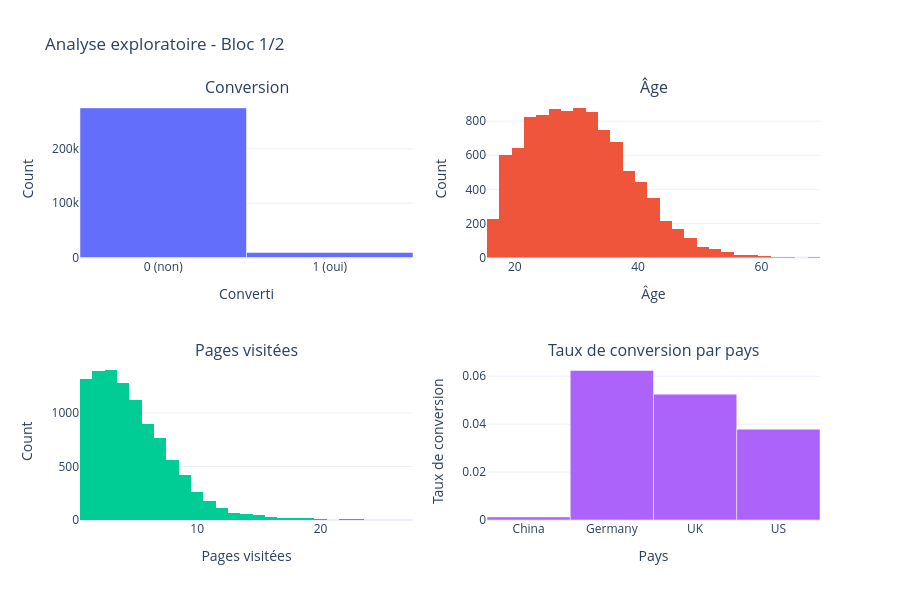
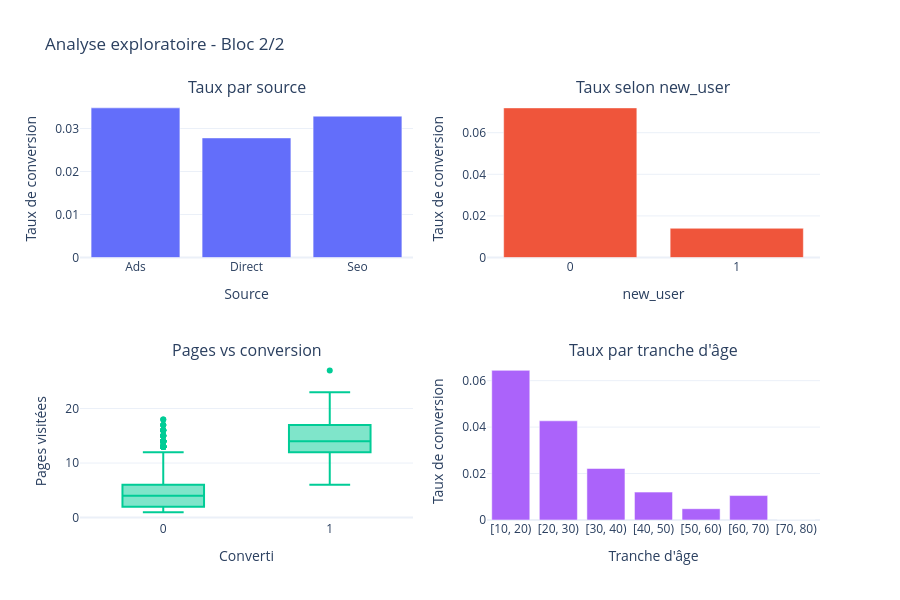

Notebook code cell kept with these figures, in order:
### Markdown cell above
# Aperçu des données

- `country` : pays de l'utilisateur (catégoriel)
- `age` : âge (numérique)
- `new_user` : 1 = nouveau visiteur, 0 = déjà vu
- `source` : origine du trafic (Ads, Direct, Seo)
- `total_pages_visited` : nombre de pages consultées
- `converted` : **cible** (1 = inscription à la newsletter, 0 = non)

### Code cell
def taux_par(col):
    """Taux de conversion moyen par modalité."""
    t = data.groupby(col, observed=True)['converted'].mean()
    return t.index.astype(str), t.values

data_sample = data.sample(10000, random_state=42)
tranches = pd.cut(data['age'], bins=range(10, 81, 10), right=False)

# ---- Bloc 1 : conversion, âge, pages, pays ----
fig1 = make_subplots(rows=2, cols=2, subplot_titles=(
    'Conversion', 'Âge', 'Pages visitées', 'Taux de conversion par pays'))

cc = data['converted'].value_counts().sort_index()
fig1.add_trace(go.Bar(x=['0 (non)', '1 (oui)'], y=cc.values), row=1, col=1)
fig1.add_trace(go.Histogram(x=data_sample['age'], nbinsx=50), row=1, col=2)
fig1.add_trace(go.Histogram(x=data_sample['total_pages_visited'], nbinsx=50), row=2, col=1)
x, y = taux_par('country')
fig1.add_trace(go.Bar(x=x, y=y), row=2, col=2)

fig1.update_layout(height=600, width=900, showlegend=False,
                   title_text="Analyse exploratoire - Bloc 1/2")
fig1.update_xaxes(title_text='Converti', row=1, col=1)
fig1.update_xaxes(title_text='Âge', row=1, col=2)
fig1.update_xaxes(title_text='Pages visitées', row=2, col=1)
fig1.update_xaxes(title_text='Pays', row=2, col=2)
fig1.update_yaxes(title_text='Count', row=1, col=1)
fig1.update_yaxes(title_text='Count', row=1, col=2)
fig1.update_yaxes(title_text='Count', row=2, col=1)
fig1.update_yaxes(title_text='Taux de conversion', row=2, col=2)
fig1.show()

# ---- Bloc 2 : source, nouveau visiteur, pages vs conversion, âge ----
fig2 = make_subplots(rows=2, cols=2, subplot_titles=(
    'Taux par source', 'Taux selon new_user', 'Pages vs conversion', 'Taux par tranche d\'âge'))

x, y = taux_par('source')
fig2.add_trace(go.Bar(x=x, y=y), row=1, col=1)
x, y = taux_par('new_user')
fig2.add_trace(go.Bar(x=x, y=y), row=1, col=2)
fig2.add_trace(go.Box(x=data_sample['converted'].astype(str),
                      y=data_sample['total_pages_visited']), row=2, col=1)
t_age = data.groupby(tranches, observed=True)['converted'].mean()
fig2.add_trace(go.Bar(x=t_age.index.astype(str), y=t_age.values), row=2, col=2)

fig2.update_layout(height=600, width=900, showlegend=False,
                   title_text="Analyse exploratoire - Bloc 2/2")
fig2.update_xaxes(title_text='Source', row=1, col=1)
fig2.update_xaxes(title_text='new_user', row=1, col=2)
fig2.update_xaxes(title_text='Converti', row=2, col=1)
fig2.update_xaxes(title_text='Tranche d\'âge', row=2, col=2)
fig2.update_yaxes(title_text='Taux de conversion', row=1, col=1)
fig2.update_yaxes(title_text='Taux de conversion', row=1, col=2)
fig2.update_yaxes(title_text='Pages visitées', row=2, col=1)
fig2.update_yaxes(title_text='Taux de conversion', row=2, col=2)
fig2.show()

### Figure 1 — Plotly figure (JSON) as saved in the notebook; plotly's stock layout.template omitted (floating-point values rounded to 4 significant figures; data arrays with more than 128 entries replaced by an {"elided": "..."} marker saying what was removed)
{"data": [{"type": "bar", "x": ["0 (non)", "1 (oui)"], "xaxis": "x", "y": [275400, 9180], "yaxis": "y"}, {"nbinsx": 50, "type": "histogram", "x": {"elided": "10000 int values"}, "xaxis": "x2", "yaxis": "y2"}, {"nbinsx": 50, "type": "histogram", "x": {"elided": "10000 int values"}, "xaxis": "x3", "yaxis": "y3"}, {"type": "bar", "x": ["China", "Germany", "UK", "US"], "xaxis": "x4", "y": [0.001288, 0.06243, 0.0525, 0.03791], "yaxis": "y4"}], "layout": {"annotations": [{"font": {"size": 16}, "showarrow": false, "text": "Conversion", "x": 0.225, "xanchor": "center", "xref": "paper", "y": 1, "yanchor": "bottom", "yref": "paper"}, {"font": {"size": 16}, "showarrow": false, "text": "Âge", "x": 0.775, "xanchor": "center", "xref": "paper", "y": 1, "yanchor": "bottom", "yref": "paper"}, {"font": {"size": 16}, "showarrow": false, "text": "Pages visitées", "x": 0.225, "xanchor": "center", "xref": "paper", "y": 0.375, "yanchor": "bottom", "yref": "paper"}, {"font": {"size": 16}, "showarrow": false, "text": "Taux de conversion par pays", "x": 0.775, "xanchor": "center", "xref": "paper", "y": 0.375, "yanchor": "bottom", "yref": "paper"}], "height": 600, "showlegend": false, "title": {"text": "Analyse exploratoire - Bloc 1/2"}, "width": 900, "xaxis": {"anchor": "y", "domain": [0, 0.45], "title": {"text": "Converti"}}, "xaxis2": {"anchor": "y2", "domain": [0.55, 1], "title": {"text": "Âge"}}, "xaxis3": {"anchor": "y3", "domain": [0, 0.45], "title": {"text": "Pages visitées"}}, "xaxis4": {"anchor": "y4", "domain": [0.55, 1], "title": {"text": "Pays"}}, "yaxis": {"anchor": "x", "domain": [0.625, 1], "title": {"text": "Count"}}, "yaxis2": {"anchor": "x2", "domain": [0.625, 1], "title": {"text": "Count"}}, "yaxis3": {"anchor": "x3", "domain": [0, 0.375], "title": {"text": "Count"}}, "yaxis4": {"anchor": "x4", "domain": [0, 0.375], "title": {"text": "Taux de conversion"}}}}

### Figure 2 — Plotly figure (JSON) as saved in the notebook; plotly's stock layout.template omitted (floating-point values rounded to 4 significant figures; data arrays with more than 128 entries replaced by an {"elided": "..."} marker saying what was removed)
{"data": [{"type": "bar", "x": ["Ads", "Direct", "Seo"], "xaxis": "x", "y": [0.0348, 0.02781, 0.03287], "yaxis": "y"}, {"type": "bar", "x": ["0", "1"], "xaxis": "x2", "y": [0.07193, 0.01405], "yaxis": "y2"}, {"type": "box", "x": {"elided": "10000 str values"}, "xaxis": "x3", "y": {"elided": "10000 int values"}, "yaxis": "y3"}, {"type": "bar", "x": ["[10, 20)", "[20, 30)", "[30, 40)", "[40, 50)", "[50, 60)", "[60, 70)", "[70, 80)"], "xaxis": "x4", "y": [0.06443, 0.04271, 0.02218, 0.01201, 0.00486, 0.01053, 0.0], "yaxis": "y4"}], "layout": {"annotations": [{"font": {"size": 16}, "showarrow": false, "text": "Taux par source", "x": 0.225, "xanchor": "center", "xref": "paper", "y": 1, "yanchor": "bottom", "yref": "paper"}, {"font": {"size": 16}, "showarrow": false, "text": "Taux selon new_user", "x": 0.775, "xanchor": "center", "xref": "paper", "y": 1, "yanchor": "bottom", "yref": "paper"}, {"font": {"size": 16}, "showarrow": false, "text": "Pages vs conversion", "x": 0.225, "xanchor": "center", "xref": "paper", "y": 0.375, "yanchor": "bottom", "yref": "paper"}, {"font": {"size": 16}, "showarrow": false, "text": "Taux par tranche d'âge", "x": 0.775, "xanchor": "center", "xref": "paper", "y": 0.375, "yanchor": "bottom", "yref": "paper"}], "height": 600, "showlegend": false, "title": {"text": "Analyse exploratoire - Bloc 2/2"}, "width": 900, "xaxis": {"anchor": "y", "domain": [0, 0.45], "title": {"text": "Source"}}, "xaxis2": {"anchor": "y2", "domain": [0.55, 1], "title": {"text": "new_user"}}, "xaxis3": {"anchor": "y3", "domain": [0, 0.45], "title": {"text": "Converti"}}, "xaxis4": {"anchor": "y4", "domain": [0.55, 1], "title": {"text": "Tranche d'âge"}}, "yaxis": {"anchor": "x", "domain": [0.625, 1], "title": {"text": "Taux de conversion"}}, "yaxis2": {"anchor": "x2", "domain": [0.625, 1], "title": {"text": "Taux de conversion"}}, "yaxis3": {"anchor": "x3", "domain": [0, 0.375], "title": {"text": "Pages visitées"}}, "yaxis4": {"anchor": "x4", "domain": [0, 0.375], "title": {"text": "Taux de conversion"}}}}
